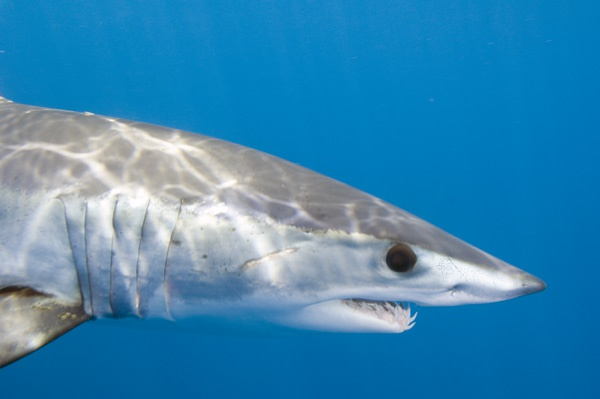
#> input picture imagenet_shark.jpg, 600 x 399 px
$ python week_8_COD.py
#> lines starting #> are read from the running program, lines starting #| are printed output that depends on the picture
import numpy as np
from PIL import Image
import matplotlib.pyplot as plt

def convolve(arr, kernel):
    """
    Takes an n*n array and convolves it with the k*k kernel

    args:
        arr: the n*n numpy array
        kernel: the k*k numpy array

    returns:
        conv: the convolved matrix
    """
    output = np.zeros(((arr.shape[0]-kernel.shape[0])+1, (arr.shape[1]-kernel.shape[1])+1))

    k = kernel.shape[0]
    for i in range(output.shape[0]):
        sub_arr = arr[i:k+i,:]
        for j in range(output.shape[1]):
            filt_arr = sub_arr[:,j:k+j]

            val = np.sum(filt_arr * kernel)
            output[i,j] = val

    return output

img = Image.open('./imagenet_shark.jpg')
#> img is the input picture: PIL image 600x399 RGB; mean R, G, B 56.7, 134.7, 178.5
img = img.resize((200,200))
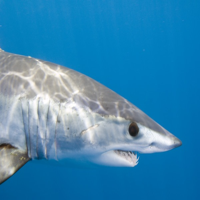
#> img: PIL image 200x200 RGB; mean R, G, B 56.7, 134.7, 178.5
rgb = np.array(img.convert('RGB'))
r = rgb[:,:,0]
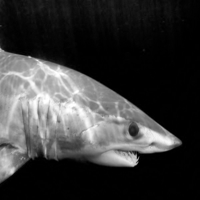
#> r: shape (200, 200); min 0, max 255, mean 56.7
plt.imshow(r)
plt.savefig('./r_channel.jpg')
plt.show()
plt.close()

kernel1 = np.array([[-1,-1,-1],[-1,8,-1],[-1,-1,-1]])
kernel2 = np.array([[0,-1,0],[-1,8,-1],[0,-1,0]])

output1 = convolve(r, kernel1)
#> after the loop in convolve, `for i in range(output.shape[0]):`:
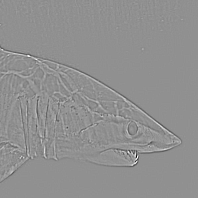
#> output: shape (198, 198) float64; min -659, max 503, mean 0; drawn with min black and max white
output2 = convolve(r, kernel2)
#> after the loop in convolve (call 2), `for i in range(output.shape[0]):`:
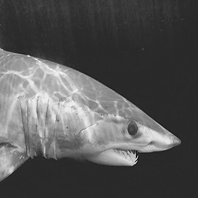
#> output: shape (198, 198) float64; min -222, max 1126, mean 229; drawn with min black and max white

plt.imshow(output1)
plt.savefig('./kernel1.jpg')
plt.show()
plt.close()

plt.imshow(output2)
plt.savefig('./kernel2.jpg')
plt.show()
plt.close()
